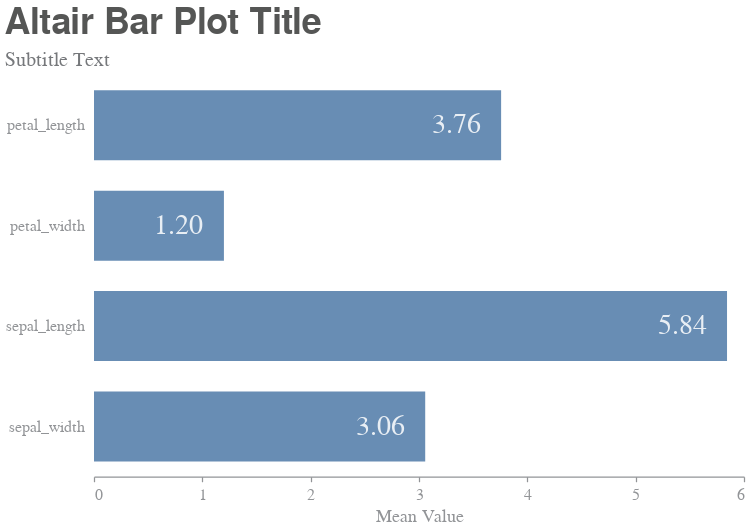

Notebook code cell kept with this figure:
### Code cell
# bar plot
bar_data = pd.DataFrame(df_iris.mean()).reset_index()
bar_data.columns = ["Feature", "Mean_Value"]
# bars
bars = alt.Chart(
    data=bar_data
).mark_bar(
    size=70,
).encode(
    x=alt.X(
        "Mean_Value:Q", 
        title="Mean Value"
    ),
    y=alt.Y(
        "Feature:N", 
        title=None
    ),
    opacity=alt.value(0.85)
)
# text 
text = bars.mark_text(
    size=28,
    color=colors["WHITE_1"],
    align='center',
    baseline='middle',
    dx=-45,
).encode(
    text=alt.Text('Mean_Value:Q', format=',.3r')
)
# chart
chart = alt.layer(
    bars, text
).properties(
    title={
        "text" : "Altair Bar Plot Title",  
        "subtitle" : "Subtitle Text",
        "offset" : 4
    },
    width=width, 
    height=height,
).configure_axisY(
    domainOpacity=0,
    labelPadding=10,
    tickSize=0,
)
# display
chart.display()

### Figure 1 — Vega-Lite specification as saved in the notebook (floating-point values rounded to 4 significant figures)
{"background": "#FFFFFF", "config": {"axis": {"grid": false, "domainColor": "#929497", "domainWidth": 1.25, "tickColor": "#929497", "tickSize": 5, "tickWidth": 1.25, "tickCount": 6, "titleFont": "Helvetica Neue", "titleColor": "#929497", "titleFontSize": 18, "titleFontWeight": 400, "titlePadding": 5, "labelFont": "Helvetica Neue", "labelColor": "#929497", "labelFontSize": 16, "labelFontWeight": 400, "labelPadding": 5}, "axisX": {"titlePadding": 5}, "axisY": {"titlePadding": 10, "domainOpacity": 0, "labelPadding": 10, "tickSize": 0}, "title": {"font": "Helvetica Neue", "color": "#555655", "fontSize": 36, "fontWeight": 600, "subtitleFont": "Helvetica Neue", "subtitleColor": "#76787B", "subtitleFontSize": 20, "subtitleFontWeight": 400, "subtitlePadding": 8, "anchor": "start", "offset": 14}, "legend": {"titleFont": "Helvetica Neue", "titleColor": "#929497", "titleFontSize": 16, "titleFontWeight": 600, "titlePadding": 5, "labelFont": "Helvetica Neue", "labelColor": "#929497", "labelFontSize": 16, "labelFontWeight": 400, "offset": 20, "padding": 5}, "header": {"titleFont": "Helvetica Neue", "titleColor": "#929497", "titleFontSize": 18, "titleFontWeight": 400, "labelFont": "Helvetica Neue", "labelColor": "#929497", "labelFontSize": 16, "labelFontWeight": 400}, "range": {"category": ["#4E79A7", "#59A14F", "#E15759", "#F28E2B", "#B07AA1"]}, "view": {"stroke": "transparent"}, "circle": {"color": "#4E79A7", "size": 100}, "point": {"filled": true}, "bar": {"color": "#4E79A7"}, "line": {"color": "#4E79A7"}, "text": {"font": "Helvetica Neue", "fontSize": 18, "color": "#76787B"}, "rule": {"size": 1.25, "color": "#929497"}, "area": {"fill": "#4E79A7"}}, "layer": [{"mark": {"type": "bar", "size": 70}, "encoding": {"opacity": {"value": 0.85}, "x": {"type": "quantitative", "field": "Mean_Value", "title": "Mean Value"}, "y": {"type": "nominal", "field": "Feature", "title": null}}}, {"mark": {"type": "text", "align": "center", "baseline": "middle", "color": "#FFFFFF", "dx": -45, "size": 28}, "encoding": {"opacity": {"value": 0.85}, "text": {"type": "quantitative", "field": "Mean_Value", "format": ",.3r"}, "x": {"type": "quantitative", "field": "Mean_Value", "title": "Mean Value"}, "y": {"type": "nominal", "field": "Feature", "title": null}}}], "data": {"name": "data-53c3bbcd4fc10e21285a9179239aa166"}, "height": 401.7, "title": {"text": "Altair Bar Plot Title", "subtitle": "Subtitle Text", "offset": 4}, "width": 650, "$schema": "https://vega.github.io/schema/vega-lite/v4.8.1.json", "datasets": {"data-53c3bbcd4fc10e21285a9179239aa166": [{"Feature": "sepal_length", "Mean_Value": 5.843}, {"Feature": "sepal_width", "Mean_Value": 3.057}, {"Feature": "petal_length", "Mean_Value": 3.758}, {"Feature": "petal_width", "Mean_Value": 1.199}]}}
